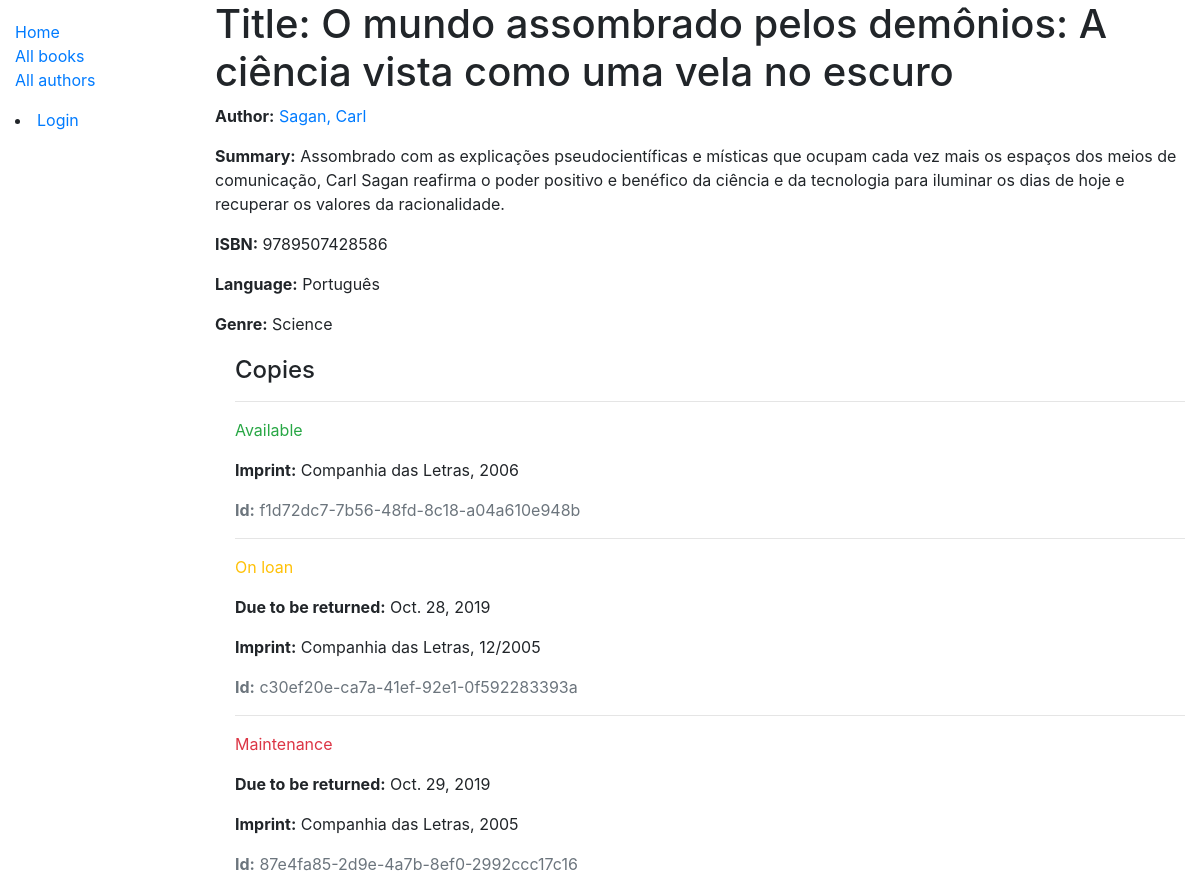
/catalog/book/1, run on the app's committed database.
### catalog/models.py (models this page shows, shortened)
class Book(models.Model):
    title = models.CharField(max_length=200)
    author = models.ForeignKey('Author', on_delete=models.SET_NULL, null=True)
    summary = models.TextField(max_length=1000, help_text='Enter a brief description of the book')
    isbn = models.CharField('ISBN', max_length=13, help_text='13 Character <a href="https://www.isbn-international.org/content/what-isbn">ISBN number</a>')
    genre = models.ManyToManyField(Genre, help_text='Select a genre for this book')
    language = models.ForeignKey('Language', on_delete=models.SET_NULL, null=True)
    def display_genre(self):
        return ', '.join(genre.name for genre in self.genre.all()[:3])
    display_genre.short_description = 'Genre'

class Author(models.Model):
    first_name = models.CharField(max_length=100)
    last_name = models.CharField(max_length=100)
    date_of_birth = models.DateField(null=True, blank=True)
    date_of_death = models.DateField('Died', null=True, blank=True)
    class Meta:
        ordering = ['last_name', 'first_name']
    def __str__(self):
        return f'{self.last_name}, {self.first_name}'

class Language(models.Model):
    name = models.CharField(max_length=200, help_text="Enter the book's natural language (e.g. English, French, Japanese etc.)")
    def __str__(self):
        return self.name

class Genre(models.Model):
    name = models.CharField(max_length=200, help_text='Enter a book genre (e,g, Science Fiction)')
    def __str__(self):
        return self.name

class BookInstance(models.Model):
    id = models.UUIDField(primary_key=True, default=uuid.uuid4, help_text='Unique ID for this particular book across whole library')
    book = models.ForeignKey('Book', on_delete=models.SET_NULL, null=True)
    imprint = models.CharField(max_length=200)
    due_back = models.DateField(null=True, blank=True)
    LOAN_STATUS = (
            ('m', 'Maintenance'),
            ('o', 'On loan'),
            ('a', 'Available'),
            ('r', 'Reserved'),
    )
    status = models.CharField(
            max_length=1,
            choices=LOAN_STATUS,
            blank=True,
            default='m',
            help_text='Book availability',
    )
    class Meta:
            ordering = ['due_back']

### catalog/views.py (the view)
# urls.py: path('book/<int:pk>', views.BookDetailView.as_view(), name='book-detail'),
class BookDetailView(generic.DetailView):
    model = Book

### catalog/templates/catalog/book_detail.html
{% extends "base_generic.html" %}
{% block content %}
  <h1>Title: {{ book.title }}</h1>
  <p><strong>Author:</strong> <a href="{% url 'author-detail' book.author.pk %}">{{ book.author }}</a></p>
  <p><strong>Summary:</strong> {{ book.summary }}</p>
  <p><strong>ISBN:</strong> {{ book.isbn }}</p>
  <p><strong>Language:</strong> {{ book.language }}</p>
  <p><strong>Genre:</strong> {{ book.genre.all|join:", " }}</p>
  <div style="margin-left:20px;margin-top:20px">
    <h4>Copies</h4>
    {% for copy in book.bookinstance_set.all %}
      <hr>
      <p class="{% if copy.status == 'a' %}text-success{% elif copy.status == 'm' %}text-danger{% else %}text-warning{% endif %}">{{ copy.get_status_display }}</p>
      {% if copy.status != 'a' %}
        <p><strong>Due to be returned:</strong> {{copy.due_back}}</p>
      {% endif %}
      <p><strong>Imprint:</strong> {{copy.imprint}}</p>
      <p class="text-muted"><strong>Id:</strong> {{copy.id}}</p>
    {% endfor %}
  </div>
{% endblock %}

### data on the page
Book: title "O mundo assombrado pelos demônios: A ciência vista como uma vela no escuro", author "Sagan, Carl", summary "Assombrado com as explicações pseudocientíficas e místicas que ocupam cada vez mais os espaços dos meios de comunicação, Carl Sagan reafirma o poder positivo e benéfico da ciência e da tecnologia para iluminar os dias de hoje e recuperar os valores da racionalidade.", isbn "9789507428586", language "Português", genre.all "Science"
BookInstance: status "Available", imprint "Companhia das Letras, 2006", id "f1d72dc7-7b56-48fd-8c18-a04a610e948b"
BookInstance: status "On loan", due_back "Oct. 28, 2019", imprint "Companhia das Letras, 12/2005", id "c30ef20e-ca7a-41ef-92e1-0f592283393a"
BookInstance: status "Maintenance", due_back "Oct. 29, 2019", imprint "Companhia das Letras, 2005", id "87e4fa85-2d9e-4a7b-8ef0-2992ccc17c16"
